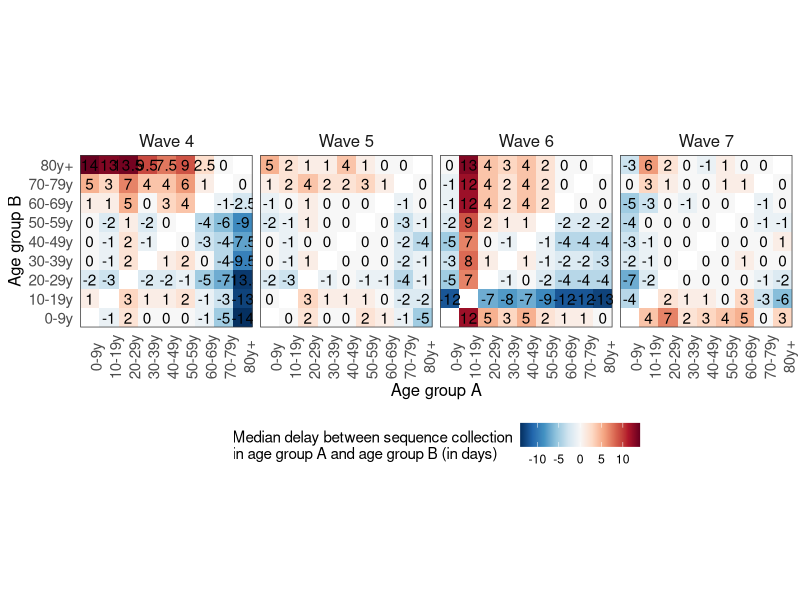
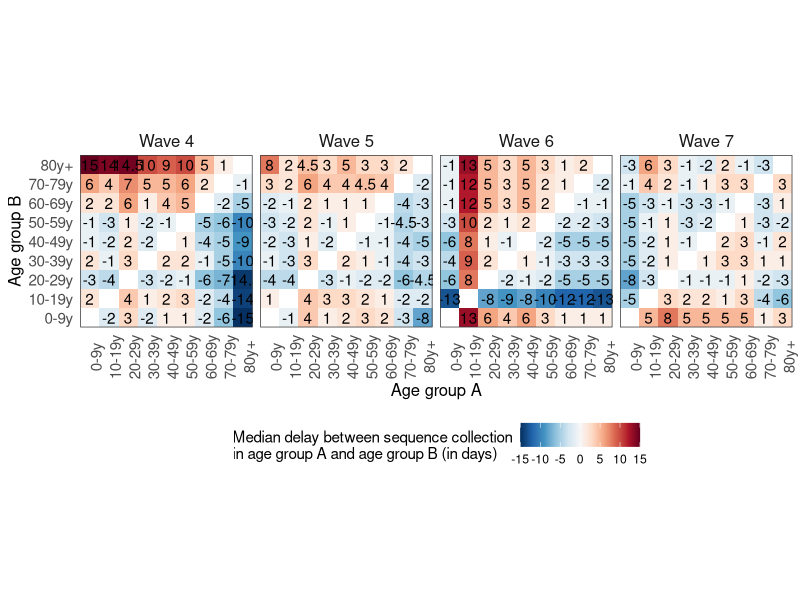

Recreate these plots in R, in order. (Note: this script raises an error after producing the figures.)
## This scripts enables to depict the median delay between the dates of sequence
## collection within pairs of identical sequences by pairs of age groups.
## This is done by considering all pairs of identical sequences or only pairs
## that are not observed on the same day.

library(tidyverse)
library(RColorBrewer)

## Load dataframe with median delays between pairs of ID seq by pairs of age groups
df_timing_sequences_within_pairs <- read_csv('../../results/direction_transmission/delay_pairs_age.csv')
df_timing_sequences_within_pairs_remove_delay_of_0 <- read_csv('../../results/direction_transmission/delay_pairs_age_remove_0_delays.csv')

## Display these median delay on heatmaps
plt_timing_all_pairs <- df_timing_sequences_within_pairs %>% 
  ggplot(aes(x = age_decade_2, y = age_decade_1, fill = as.numeric(median_delay))) +
  geom_tile() +
  geom_text(aes(label =  round(as.numeric(median_delay), 1))) +
  scale_x_discrete(name = 'Age group A',
                   expand = expansion(mult = c(0., 0.))) +
  scale_y_discrete(name = 'Age group B',
                   expand = expansion(mult = c(0., 0.))) +
  scale_fill_gradientn(colors = rev(brewer.pal(11, 'RdBu')),
                       name = 'Median delay between sequence collection\nin age group A and age group B (in days)') +
  facet_wrap(. ~ name_wave, nrow = 1) +
  coord_fixed() +
  theme_bw() +
  theme(strip.background = element_blank(),
        strip.text = element_text(size = 12),
        axis.text = element_text(size = 11),
        axis.text.x = element_text(angle = 90),
        axis.title = element_text(size = 12),
        axis.ticks = element_blank(),
        panel.grid = element_blank(),
        legend.position = 'bottom'
  )

plt_timing_only_pairs_different_days <- df_timing_sequences_within_pairs_remove_delay_of_0 %>% 
  ggplot(aes(x = age_decade_2, y = age_decade_1, fill = as.numeric(median_delay))) +
  geom_tile() +
  geom_text(aes(label =  round(as.numeric(median_delay), 1))) +
  scale_x_discrete(name = 'Age group A',
                   expand = expansion(mult = c(0., 0.))) +
  scale_y_discrete(name = 'Age group B',
                   expand = expansion(mult = c(0., 0.))) +
  scale_fill_gradientn(colors = rev(brewer.pal(11, 'RdBu')),
                       name = 'Median delay between sequence collection\nin age group A and age group B (in days)') +
  facet_wrap(. ~ name_wave, nrow = 1) +
  coord_fixed() +
  theme_bw() +
  theme(strip.background = element_blank(),
        strip.text = element_text(size = 12),
        axis.text = element_text(size = 11),
        axis.text.x = element_text(angle = 90),
        axis.title = element_text(size = 12),
        axis.ticks = element_blank(),
        panel.grid = element_blank(),
        legend.position = 'bottom'
  )

## Make panel
panel_median_delay <- 
  ggarrange(plt_timing_all_pairs + ggtitle('All pairs'),
            plt_timing_only_pairs_different_days + ggtitle('Only pairs on different days'), 
            nrow = 2,
            labels = 'AUTO')

# png('../../figures/figure_age/median_delay_pairs_id_sequences_age.png',
#     height = 11, width = 14, units = 'in', res = 350)
plot(panel_median_delay)
#dev.off()
